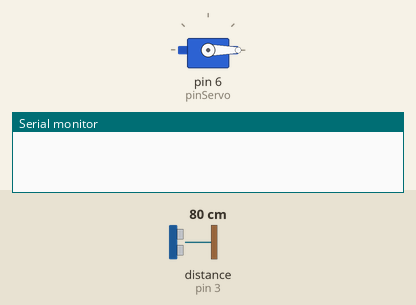
This sketch was run on a simulated Arduino Uno, built with avr-gcc and run on an emulated ATmega328P. Parts: servo, the last lines printed to the serial monitor. Wiring (inferred from the names in the program): ultrasonic range finder: trigger pin 2; echo pin 3. The inputs (shaded band) are chosen by the test bench; at power-on: distance to the obstacle (sensor on pin 3) 80 cm. The echo pulse lasts 58.3 µs per cm.

Above: at 1.2 s.
1.3 s: distance to the obstacle (sensor on pin 3) set to 17 cm
2.8 s: distance to the obstacle (sensor on pin 3) set to 14 cm
At 3.7 s:
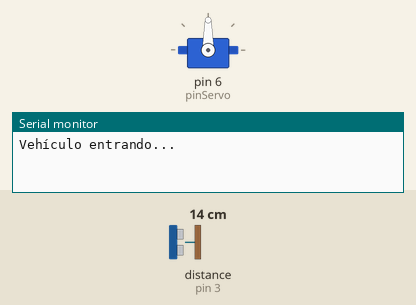
Timing chart, 0 to 10.3 s (numbered marks = the images above; inputs shaded):
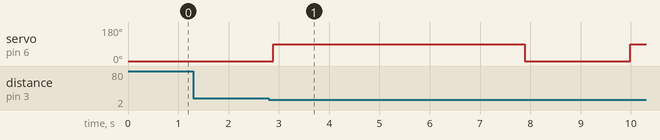

Measured:
- the behaviour switches between 16 and 15 cm on distance to the obstacle (sensor on pin 3) (found by bisection; images 0 and 1)
- after the input at 1.3 s, every drawn part: stays the same
- after the input at 2.8 s, servo on pin 6 (pinServo): 0° → 90° after 0.09 s, → 0° 5.0 s later, → 90° 2.1 s later

The sketch:

beta1.1.ino
```cpp
#include <Servo.h>

// Pines de sensores ultrasónicos
const int trigEntrada = 2;
const int echoEntrada = 3;
const int trigSalida = 4;
const int echoSalida = 5;

// Servo y pin
Servo barrera;
const int pinServo = 6;

// Variables de control
int espaciosDisponibles = 8;
const int capacidadMaxima = 8;

unsigned long bloqueoEntradaHasta = 0;
unsigned long bloqueoSalidaHasta = 0;
const unsigned long tiempoBloqueo = 20000; // 20 segundos

// Función para medir distancia con un sensor ultrasónico
long medirDistancia(int trigPin, int echoPin) {
  digitalWrite(trigPin, LOW);
  delayMicroseconds(2);
  digitalWrite(trigPin, HIGH);
  delayMicroseconds(10);
  digitalWrite(trigPin, LOW);
  long duracion = pulseIn(echoPin, HIGH, 30000); // Timeout por seguridad
  long distancia = duracion * 0.034 / 2;
  return distancia;
}

// Función para abrir y cerrar la barrera
void abrirBarrera() {
  barrera.write(90);      // Abre la barrera
  delay(5000);            // Mantenerla abierta por 5 segundos
  barrera.write(0);       // Cierra la barrera
}

void setup() {
  Serial.begin(9600);
  pinMode(trigEntrada, OUTPUT);
  pinMode(echoEntrada, INPUT);
  pinMode(trigSalida, OUTPUT);
  pinMode(echoSalida, INPUT);
  barrera.attach(pinServo);
  barrera.write(0); // Inicia cerrada
}

void loop() {
  unsigned long ahora = millis();

  // SENSOR DE ENTRADA
  if (ahora > bloqueoEntradaHasta && espaciosDisponibles > 0) {
    long distanciaEntrada = medirDistancia(trigEntrada, echoEntrada);
    if (distanciaEntrada > 0 && distanciaEntrada < 15) {
      Serial.println("Vehículo entrando...");
      abrirBarrera();
      espaciosDisponibles--;
      Serial.println(String("ESPACIOS:") + espaciosDisponibles);

      // Bloquear la salida temporalmente
      bloqueoSalidaHasta = ahora + tiempoBloqueo;

      delay(2000); // Evitar múltiples lecturas
    }
  } else if (espaciosDisponibles == 0) {
    Serial.println("Estacionamiento lleno, entrada bloqueada.");
  }

  // SENSOR DE SALIDA
  if (ahora > bloqueoSalidaHasta && espaciosDisponibles < capacidadMaxima) {
    long distanciaSalida = medirDistancia(trigSalida, echoSalida);
    if (distanciaSalida > 0 && distanciaSalida < 15) {
      Serial.println("Vehículo saliendo...");
      abrirBarrera();
      espaciosDisponibles++;
      Serial.println(String("ESPACIOS:") + espaciosDisponibles);

      // Bloquear la entrada temporalmente
      bloqueoEntradaHasta = ahora + tiempoBloqueo;

      delay(2000); // Evitar múltiples lecturas
    }
  }

  delay(100); // Pequeña pausa para estabilidad
}
```
